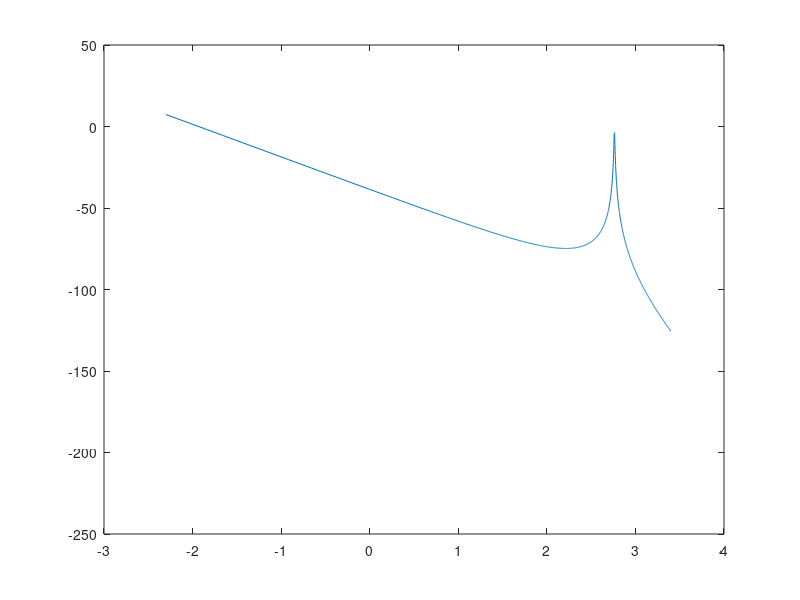

MATLAB code to generate this figure:
% Copyright
% Prof. Dr. Alexander Viehweider, Berliner Hochschule für Technik
% ---------------------------------------------------------------

d_welle = 0.1;
c_welle = 900;

thetaA = 1;
thetaM = 0.1;

w0 = sqrt(((thetaA+thetaM)*c_welle)/(thetaA*thetaM));

disp('f0');
disp(w0/(2*pi));


n=1000;

a=linspace(0.1,30,n);

T1=zeros(1,n);
T2=zeros(1,n);
T=zeros(1,n);

for l=1:size(a,2)

    w=a(l)*2*3.14;

    s=w*1i;

    T1(l) = (1/(s*(thetaA+thetaM)));
    T2(l) = (1+s*d_welle/c_welle) / ...    
            (1+(s*d_welle/c_welle)+(s^2)/w0^2);

    T(l)=T1(l)*T2(l);
end

figure(1);
plot(log(a),20*log(abs(T)));
axis([-3 4 -250 50])


f=zeros(1,7);

T1=zeros(1,7);
T2=zeros(1,7);
T=zeros(1,7);



f(1) = 0.1;
f(2) = 1;
f(3) = 2;
f(4) = 5;
f(5) = 10;
f(6) = 15.8568;
f(7) = 30;


for m=1:1:7

    w=f(m)*2*pi;

    s=w*1i;

    T1(m) = (1/(s*(thetaA+thetaM)));
    T2(m) = (1+s*d_welle/c_welle) / ...    
            (1+(s*d_welle/c_welle)+(s^2)/(w0^2));

    Tabs(m) = abs(T1(m)*T2(m)) ;

    disp('Frequenz')
    disp(f(m));
    disp('Betrag')
    disp(Tabs(m));

end
